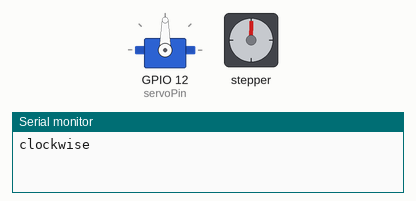
Bench run of a sketch on a simulated ESP32. Parts: servo, stepper motor, the last lines printed to the serial monitor. Stepper angles assume 2048 steps per turn.

Above: at 0.15 s.
At 6.5 s:
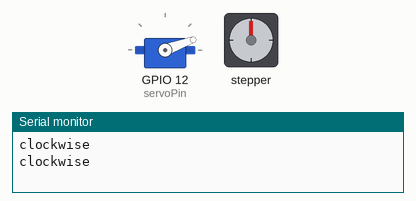
At 17.0 s:
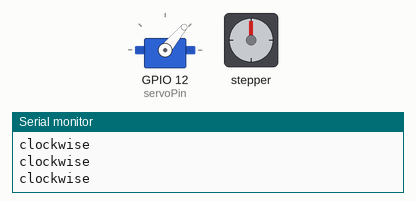
At 38.0 s:
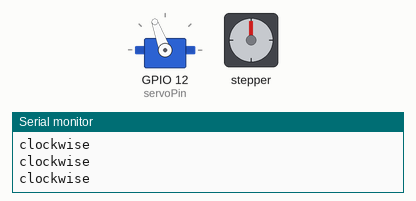
Timing chart, 0 to 40.0 s (numbered marks = the images above):
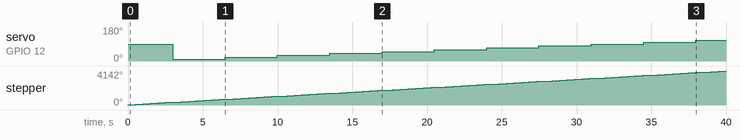

Measured:
- by itself, servo on GPIO 12 (servoPin): 90° → 10° at 3.0 s, → 20° 3.5 s later, → 30° 3.5 s later, → 40° 3.5 s later, … (11 changes in this stretch)
- by itself, stepper: turns 360° clockwise in 3.0 s, repeating every 3.5 s

The sketch:

motor_lab.ino
```cpp
// (licence header left out)
#include <Stepper.h>

#include <ESP32Servo.h>

Servo myservo;  // create servo object to control a servo
// 16 servo objects can be created on the ESP32

int pos = 0;    // variable to store the servo position
int state = 0;
// Recommended PWM GPIO pins on the ESP32 include 2,4,12-19,21-23,25-27,32-33
int servoPin = 12;

const int stepsPerRevolution = 2048;  // change this to fit the number of steps per revolution

// ULN2003 Motor Driver Pins
#define IN1 19
#define IN2 18
#define IN3 5
#define IN4 17

// initialize the stepper library
Stepper myStepper(stepsPerRevolution, IN1, IN3, IN2, IN4);


void setup() {
  // set the speed at 5 rpm
  myStepper.setSpeed(20);
  // initialize the serial port
  Serial.begin(115200);
	ESP32PWM::allocateTimer(0);
	ESP32PWM::allocateTimer(1);
	ESP32PWM::allocateTimer(2);
	ESP32PWM::allocateTimer(3);
	myservo.setPeriodHertz(50);    // standard 50 hz servo
	myservo.attach(servoPin, 500, 2400); // attaches the servo on pin 18 to the servo object
}

void loop() {
  // step one revolution in one direction:
  Serial.println("clockwise");
  myStepper.step(stepsPerRevolution);
  pos += 10;
  if(pos > 180){
    pos = 0;
  }

  myservo.write(pos);
  delay(500);

  // // step one revolution in the other direction:
  // Serial.println("counterclockwise");
  // myStepper.step(-stepsPerRevolution);
  // if(state == 0){
  //   pos += 10;
  //   if(pos >= 180){
  //     state = 1;
  //   }
  // }
  // else{
  //   pos -= 10;
  //   if(pos <= 0){
  //     state = 0;
  //   }
  // }
  // myservo.write(pos);
  // delay(1000);
}
```
